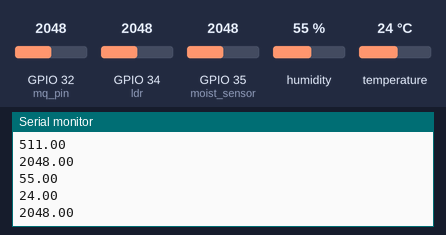
Recording of a sketch running on a simulated ESP32. Shown: the last lines printed to the serial monitor. The inputs (shaded band) are chosen by the test bench; at power-on: humidity 55 %, GPIO 32 (mq_pin) = 2048, GPIO 34 (ldr) = 2048, GPIO 35 (moist_sensor) = 2048, temperature 24 °C.

Above: at 2.7 s.
2.8 s: humidity set to 22 %
4.3 s: GPIO 32 (mq_pin) set to 2866
At 5.1 s:
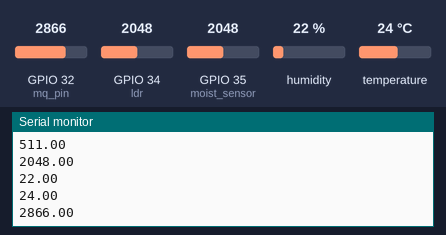
5.8 s: GPIO 34 (ldr) set to 2866
7.3 s: GPIO 35 (moist_sensor) set to 1228
8.8 s: temperature set to 12 °C
10.3 s: GPIO 32 (mq_pin) set to 3972
At 11.0 s:
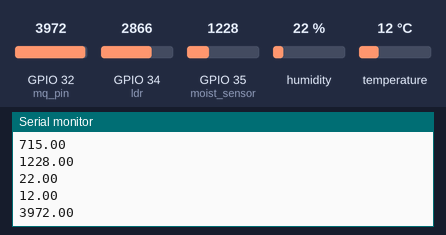
Timing chart, 0 to 12.8 s (numbered marks = the images above; inputs shaded):
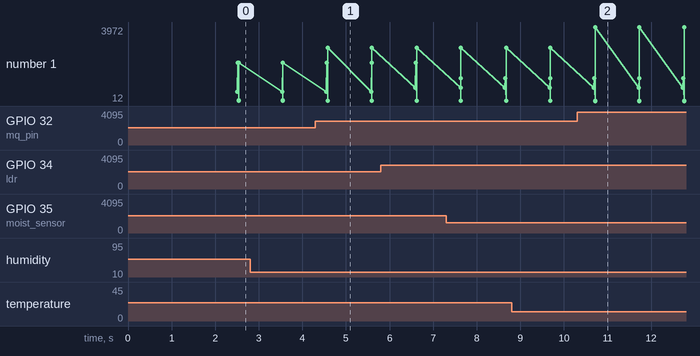

The sketch:

main.ino
```cpp
#define CAYENNE_DEBUG
#define CAYENNE_PRINT Serial

#include <CayenneMQTTESP32.h>
#include "DHT.h"

#define DHTTYPE DHT11

// WiFi network info.
char ssid[] = "SSID_NAME";
char wifiPassword[] = "PASSWORD";

// Cayenne authentication info. This should be obtained from the Cayenne Dashboard.
char username[] = "MQTT Username";
char password[] = "MQTT Password";
char clientID[] = "Client ID";

float ldr_val = 0.0;
float moisture = 0.0;
float humid = 0.0;
float temp = 0.0;
float mq_value = 0.0;

const int ldr = 34;
const int moist_sensor = 35;
const int moist_power = 25;
const int dht_pin = 27;
const int mq_pin = 32;

DHT dht(dht_pin, DHTTYPE);

void setup()
{
  Cayenne.begin(username, password, clientID, ssid, wifiPassword);

  pinMode(ldr, INPUT);
  pinMode(moist_sensor, INPUT);
  pinMode(moist_power, OUTPUT);
  pinMode(dht_pin, INPUT);
  pinMode(mq_pin, INPUT);
  Serial.begin(115200);
  dht.begin();
}

void loop()
{
  Cayenne.loop();

  ldr_val = analogRead(ldr);
  ldr_val = map(ldr_val, 0, 4095, 0, 1023);
  Serial.println(ldr_val);
  Cayenne.virtualWrite(1,ldr_val,"analog_sensor","null");

  digitalWrite(moist_power, HIGH);
  delay(10);
  moisture = analogRead(moist_sensor);
  digitalWrite(moist_power, LOW);
  Serial.println(moisture);
  Cayenne.virtualWrite(2, moisture, "analog_sensor", "null");

  humid = dht.readHumidity();
  Serial.println(humid);
  Cayenne.virtualWrite(3, humid, "analog_sensor", "null");

  temp = dht.readTemperature();
  Serial.println(temp);
  Cayenne.virtualWrite(4, temp, "analog_sensor", "null");

  mq_value = analogRead(mq_pin);
  Serial.println(mq_value);
  Cayenne.virtualWrite(5, mq_value, "analog_sensor", "null");


}
```

Measured:
- after the input at 4.3 s, the serial monitor: prints a new line after 0.28 s (image 1)
- after the input at 10.3 s, the serial monitor: prints a new line after 0.42 s (image 2)
- plotted number 1: 2048 → 2866 after the input at 4.3 s, 2866 → 3972 after the input at 10.3 s
